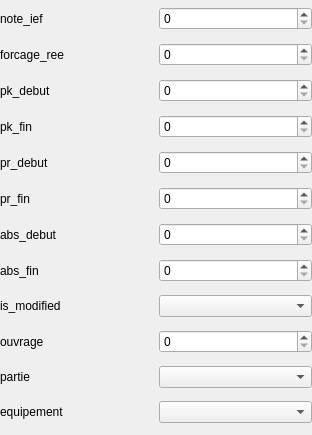
<?xml version="1.0" encoding="UTF-8"?>
<ui version="4.0">
 <class>Form</class>
 <widget class="QWidget" name="Form">
  <property name="geometry">
   <rect>
    <x>0</x>
    <y>0</y>
    <width>312</width>
    <height>435</height>
   </rect>
  </property>
  <property name="windowTitle">
   <string>Form</string>
  </property>
  <layout class="QGridLayout" name="gridLayout">
   <property name="margin">
    <number>0</number>
   </property>
   <item row="2" column="0">
    <widget class="QLabel" name="label_5">
     <property name="text">
      <string>pk_debut</string>
     </property>
    </widget>
   </item>
   <item row="2" column="1">
    <widget class="QSpinBox" name="spinBox_pk_debut"/>
   </item>
   <item row="6" column="1">
    <widget class="QSpinBox" name="spinBox_abs_debut"/>
   </item>
   <item row="9" column="0">
    <widget class="QLabel" name="label_12">
     <property name="text">
      <string>ouvrage</string>
     </property>
    </widget>
   </item>
   <item row="3" column="0">
    <widget class="QLabel" name="label_6">
     <property name="text">
      <string>pk_fin</string>
     </property>
    </widget>
   </item>
   <item row="10" column="0">
    <widget class="QLabel" name="label_13">
     <property name="text">
      <string>partie</string>
     </property>
    </widget>
   </item>
   <item row="10" column="1">
    <widget class="QComboBox" name="comboBox_partie"/>
   </item>
   <item row="5" column="1">
    <widget class="QSpinBox" name="spinBox_pr_fin"/>
   </item>
   <item row="6" column="0">
    <widget class="QLabel" name="label_9">
     <property name="text">
      <string>abs_debut</string>
     </property>
    </widget>
   </item>
   <item row="7" column="0">
    <widget class="QLabel" name="label_10">
     <property name="text">
      <string>abs_fin</string>
     </property>
    </widget>
   </item>
   <item row="8" column="0">
    <widget class="QLabel" name="label_11">
     <property name="text">
      <string>is_modified</string>
     </property>
    </widget>
   </item>
   <item row="9" column="1">
    <widget class="QSpinBox" name="spinBox_ouvrage"/>
   </item>
   <item row="1" column="0">
    <widget class="QLabel" name="label_4">
     <property name="text">
      <string>forcage_ree</string>
     </property>
    </widget>
   </item>
   <item row="0" column="1">
    <widget class="QSpinBox" name="spinBox_note_ief"/>
   </item>
   <item row="0" column="0">
    <widget class="QLabel" name="label_3">
     <property name="text">
      <string>note_ief</string>
     </property>
    </widget>
   </item>
   <item row="1" column="1">
    <widget class="QSpinBox" name="spinBox_forcage_ree"/>
   </item>
   <item row="4" column="1">
    <widget class="QSpinBox" name="spinBox_pr_debut"/>
   </item>
   <item row="3" column="1">
    <widget class="QSpinBox" name="spinBox_pk_fin"/>
   </item>
   <item row="5" column="0">
    <widget class="QLabel" name="label_8">
     <property name="text">
      <string>pr_fin</string>
     </property>
    </widget>
   </item>
   <item row="4" column="0">
    <widget class="QLabel" name="label_7">
     <property name="text">
      <string>pr_debut</string>
     </property>
    </widget>
   </item>
   <item row="8" column="1">
    <widget class="QComboBox" name="comboBox_is_modified"/>
   </item>
   <item row="7" column="1">
    <widget class="QSpinBox" name="spinBox_abs_fin"/>
   </item>
   <item row="11" column="0">
    <widget class="QLabel" name="label">
     <property name="text">
      <string>equipement</string>
     </property>
    </widget>
   </item>
   <item row="11" column="1">
    <widget class="QComboBox" name="comboBox_equipement"/>
   </item>
  </layout>
 </widget>
 <resources/>
 <connections/>
</ui>
